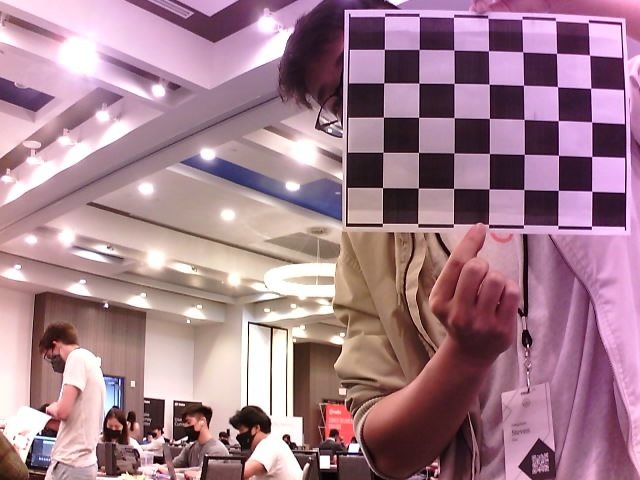
#> input picture calibration/0new.jpg, 640 x 480 px; its folder holds only this picture in this run
$ python newCalibrate.py
#> lines starting #> are read from the running program, lines starting #| are printed output that depends on the picture; after the words box and inside, x2 and y2 are one past the last pixel; in counts of white or black regions, pixels touching at a corner belong together
# Code adapted from https://github.com/niconielsen32/ComputerVision/blob/master/cameraCalibration.py
# Associated youtube video: https://www.youtube.com/watch?v=3h7wgR5fYik

import numpy as np
import cv2 as cv
import glob


################ FIND CHESSBOARD CORNERS - OBJECT POINTS AND IMAGE POINTS #############################

chessboardSize = (7,5)
frameSize = (1280,720)


# termination criteria
criteria = (cv.TERM_CRITERIA_EPS + cv.TERM_CRITERIA_MAX_ITER, 30, 0.001)


# prepare object points, like (0,0,0), (1,0,0), (2,0,0) ....,(6,5,0)
objp = np.zeros((chessboardSize[0] * chessboardSize[1], 3), np.float32)
objp[:,:2] = np.mgrid[0:chessboardSize[0],0:chessboardSize[1]].T.reshape(-1,2)


# Arrays to store object points and image points from all the images.
objpoints = [] # 3d point in real world space
imgpoints = [] # 2d points in image plane.


images = glob.glob('*.jpg')

for image in images:
    img = cv.imread(image)
#> img is the input picture: shape (480, 640, 3); mean B, G, R 141.1, 127.7, 164.4
    gray = cv.cvtColor(img, cv.COLOR_BGR2GRAY)
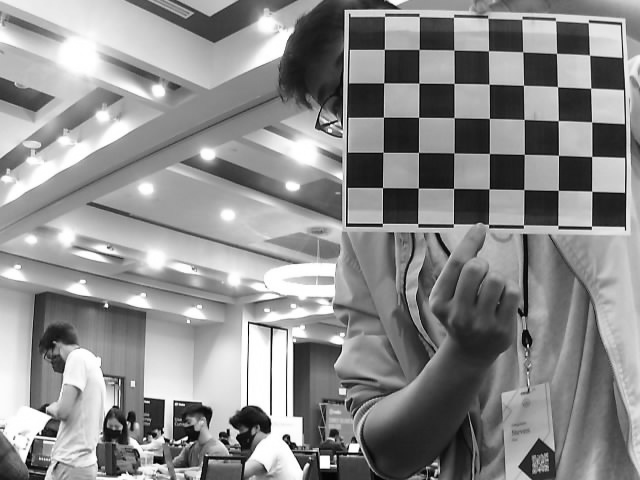
#> gray: shape (480, 640); min 0, max 255, mean 140.2

    # Find the chess board corners
    ret, corners = cv.findChessboardCorners(gray, chessboardSize, None)
#> ret = True; corners = 35 rows, first 8: [384.2, 49.35], [419.1, 49.49], [453.8, 50.14], [488.5, 50.72], [522.7, 51.74], [556.5, 53.36], [589.5, 55.22], [383.6, 82.86]

    # If found, add object points, image points (after refining them)
    if ret == True:
        objpoints.append(objp)
        corners2 = cv.cornerSubPix(gray, corners, (11,11), (-1,-1), criteria)
#> corners2 = 35 rows, first 8: [384.3, 49.37], [419.1, 49.44], [453.9, 49.99], [488.5, 50.75], [522.7, 51.82], [556.5, 53.39], [589.5, 55.06], [383.7, 82.84]
        imgpoints.append(corners)

        # Draw and display the corners
        cv.drawChessboardCorners(img, chessboardSize, corners2, ret)
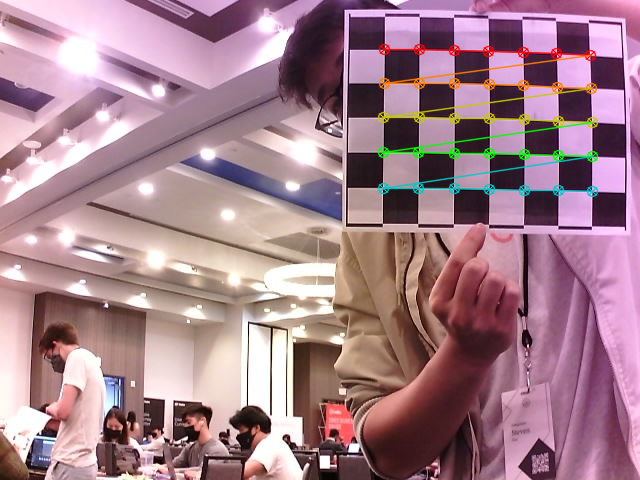
#> img: shape (480, 640, 3); 2.71% of pixels changed, all inside (x1, y1, x2, y2) = (377, 43, 599, 198)
        cv.imshow('img', img)
        cv.waitKey(1000)


cv.destroyAllWindows()


############## CALIBRATION #######################################################

ret, cameraMatrix, dist, rvecs, tvecs = cv.calibrateCamera(objpoints, imgpoints, frameSize, None, None)
#> ret = 0.173; cameraMatrix = [[873.3, 0, 678.6], [0, 968.8, 261.1], [0, 0, 1]]; dist = [[-0.403, 1.48, 0.0498, -0.185, -8.55]]; rvecs = ([0.0558, 0.131, 0.0242],); tvecs = ([-8.49, -6.14, 28.32],)

# Export camera Matrix and distortion parameters

np.savetxt("camera_matrix.txt", cameraMatrix)
np.savetxt("distortion.txt", dist)

$ run again, on calibration/13new.jpg
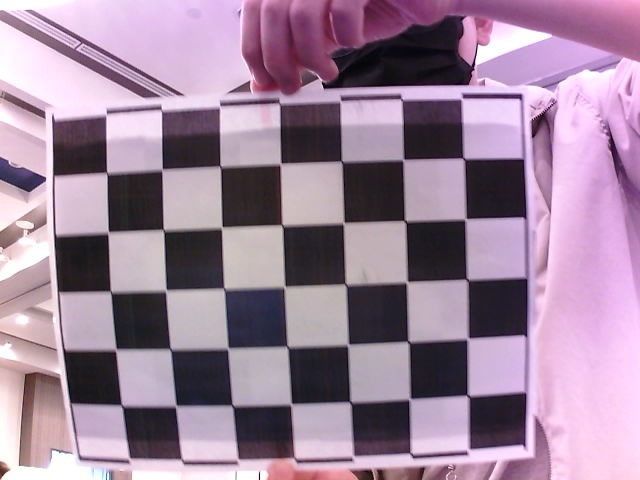
#> input picture calibration/13new.jpg, 640 x 480 px
#> img is the input picture: shape (480, 640, 3); mean B, G, R 155.5, 133.3, 158.5
#> `gray = cv.cvtColor(img, cv.COLOR_BGR2GRAY)`:
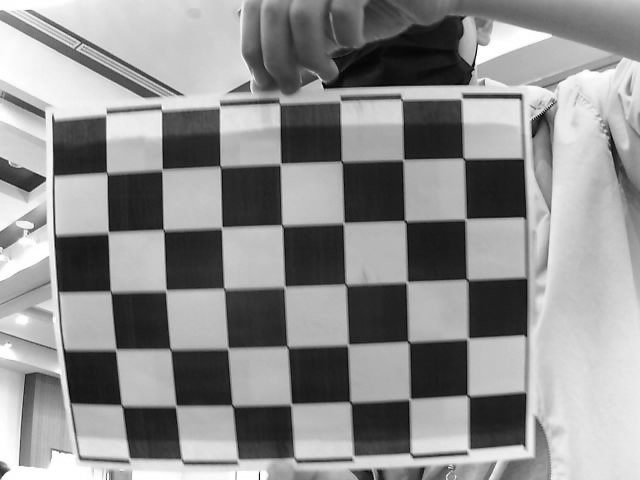
#> gray: shape (480, 640); min 1, max 255, mean 143.4
#> `ret, corners = cv.findChessboardCorners(gray, chessboardSize, None)`: ret = True; corners = 35 rows, first 8: [106.6, 172.1], [162.4, 168.5], [220, 165.8], [280.8, 162.8], [341.3, 160.7], [403.4, 159.2], [462.9, 157.8], [108.5, 231.1]
#> corners2 = 35 rows, first 8: [106.7, 173], [162, 169.6], [220.2, 166.5], [280.5, 163.8], [341.6, 161.4], [403.2, 159.7], [463.6, 158.4], [108.1, 232.4]
#> `cv.drawChessboardCorners(img, chessboardSize, corners2, ret)`:
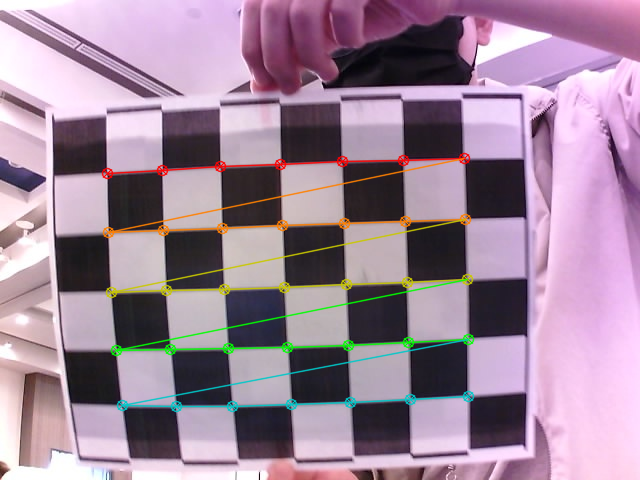
#> img: shape (480, 640, 3); 4.03% of pixels changed, all inside (x1, y1, x2, y2) = (101, 152, 475, 413)
#> `ret, cameraMatrix, dist, rvecs, tvecs = cv.calibrateCamera(objpoints, ..`: ret = 0.29; cameraMatrix = [[1705.7, 0, 588.3], [0, 1791, 264.4], [0, 0, 1]]; dist = [[-2.37, -2.88, -0.0239, -0.25, 25.58]]; rvecs = ([0.135, -0.269, -0.0264],); tvecs = ([-7.87, -1.47, 28.4],)

$ run again, on calibration/14new.jpg
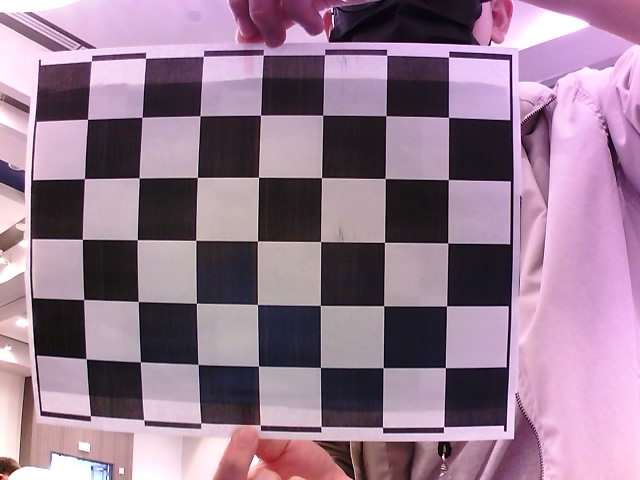
#> input picture calibration/14new.jpg, 640 x 480 px
#> img is the input picture: shape (480, 640, 3); mean B, G, R 144, 123.5, 150.6
#> `gray = cv.cvtColor(img, cv.COLOR_BGR2GRAY)`:
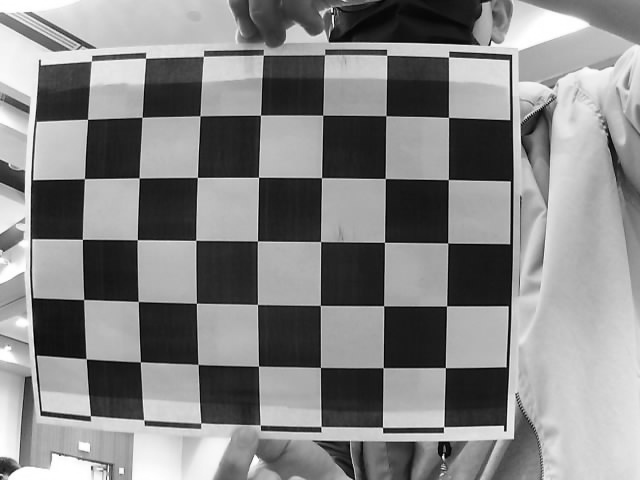
#> gray: shape (480, 640); min 1, max 255, mean 133.9
#> `ret, corners = cv.findChessboardCorners(gray, chessboardSize, None)`: ret = True; corners = 35 rows, first 8: [87.47, 119.2], [142, 117.2], [200, 116], [260.4, 115.1], [322.8, 115.4], [386.1, 115.7], [448.5, 117.3], [84.25, 178.9]
#> corners2 = 35 rows, first 8: [87.52, 119.3], [142, 117.3], [200, 115.7], [260.5, 115.2], [322.7, 115.2], [385.9, 115.7], [448.5, 117.3], [84.42, 178.6]
#> `cv.drawChessboardCorners(img, chessboardSize, corners2, ret)`:
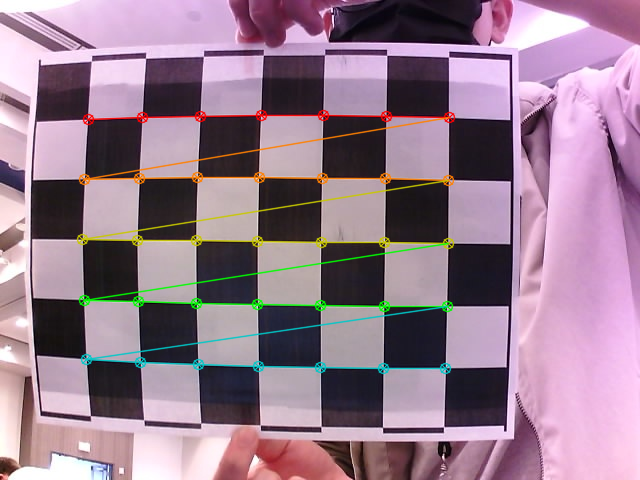
#> img: shape (480, 640, 3); 4.12% of pixels changed, all inside (x1, y1, x2, y2) = (76, 109, 456, 375)
#> `ret, cameraMatrix, dist, rvecs, tvecs = cv.calibrateCamera(objpoints, ..`: ret = 0.509; cameraMatrix = [[2631, 0, 576.3], [0, 2806.3, 249], [0, 0, 1]]; dist = [[-3.53, -64.13, -0.000224, -0.369, 741.8]]; rvecs = ([0.0607, -0.0604, 0.0125],); tvecs = ([-8.1, -2.16, 45.14],)

$ run again, on calibration/15new.jpg
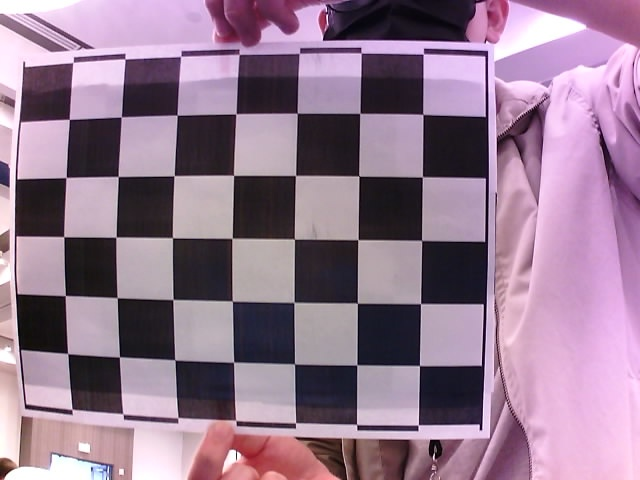
#> input picture calibration/15new.jpg, 640 x 480 px
#> img is the input picture: shape (480, 640, 3); mean B, G, R 144.4, 122.7, 149.3
#> `gray = cv.cvtColor(img, cv.COLOR_BGR2GRAY)`:
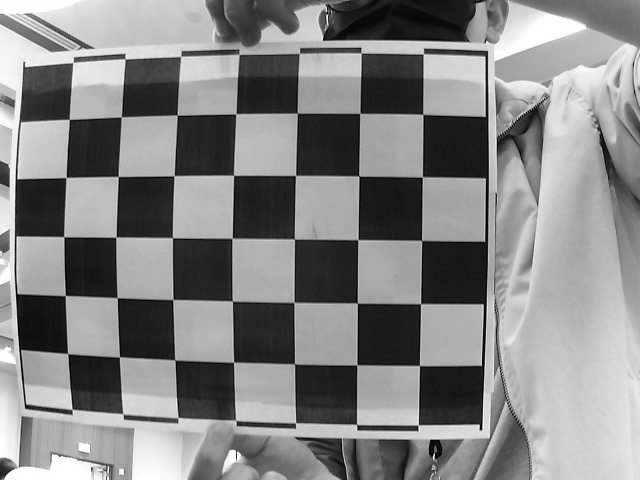
#> gray: shape (480, 640); min 1, max 255, mean 133.1
#> `ret, corners = cv.findChessboardCorners(gray, chessboardSize, None)`: ret = True; corners = 35 rows, first 8: [69.33, 119.4], [121.3, 117], [177.2, 115.2], [235.9, 113.8], [297.3, 113.3], [359.8, 113.3], [422.9, 114.4], [66.18, 177.4]
#> corners2 = 35 rows, first 8: [69.31, 119.3], [121.3, 116.9], [177.2, 115.1], [235.9, 113.8], [297.2, 113.2], [359.8, 113.3], [422.8, 114.3], [66.04, 177.5]
#> `cv.drawChessboardCorners(img, chessboardSize, corners2, ret)`:
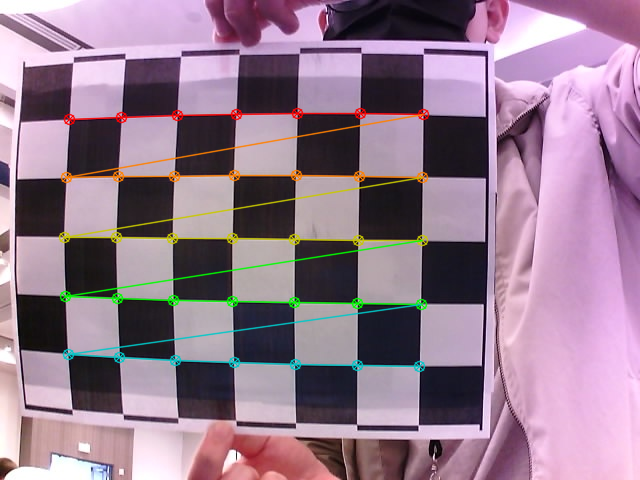
#> img: shape (480, 640, 3); 4.05% of pixels changed, all inside (x1, y1, x2, y2) = (58, 107, 430, 373)
#> `ret, cameraMatrix, dist, rvecs, tvecs = cv.calibrateCamera(objpoints, ..`: ret = 0.814; cameraMatrix = [[3333.5, 0, 577.6], [0, 3132.1, 337.3], [0, 0, 1]]; dist = [[-4.75, -86.5, -0.259, -0.456, 389]]; rvecs = ([-0.112, 0.426, 0.0125],); tvecs = ([-7.64, -3.41, 54.18],)

$ run again, on calibration/10new.jpg
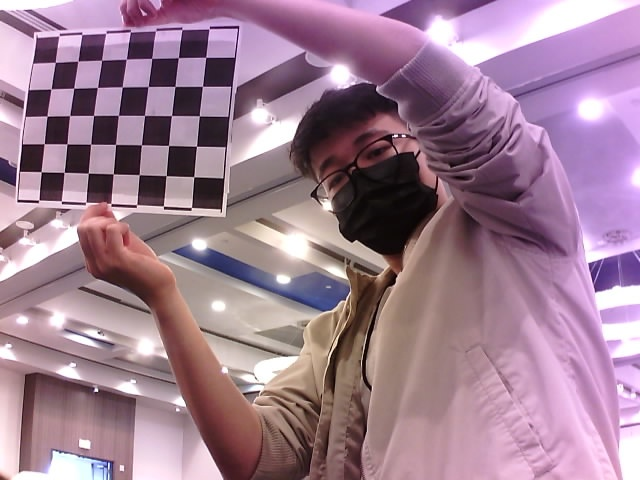
#> input picture calibration/10new.jpg, 640 x 480 px
#> img is the input picture: shape (480, 640, 3); mean B, G, R 145.7, 126.8, 158.6
#> `gray = cv.cvtColor(img, cv.COLOR_BGR2GRAY)`:
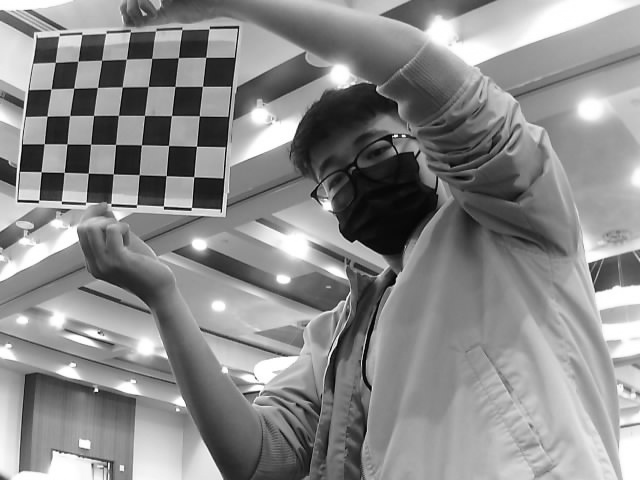
#> gray: shape (480, 640); min 2, max 255, mean 138.5
#> `ret, corners = cv.findChessboardCorners(gray, chessboardSize, None)`: ret = True; corners = 35 rows, first 8: [55.31, 62.38], [77.88, 61.23], [101.5, 60.25], [126.4, 59.23], [151.6, 58.38], [178.4, 57.65], [205.7, 57.32], [51.01, 89.02]
#> corners2 = 35 rows, first 8: [55.29, 62.37], [77.84, 61.05], [101.6, 60.2], [126.3, 59.16], [151.8, 58.41], [178.4, 57.64], [205.7, 57.3], [51.04, 88.9]
#> `cv.drawChessboardCorners(img, chessboardSize, corners2, ret)`:
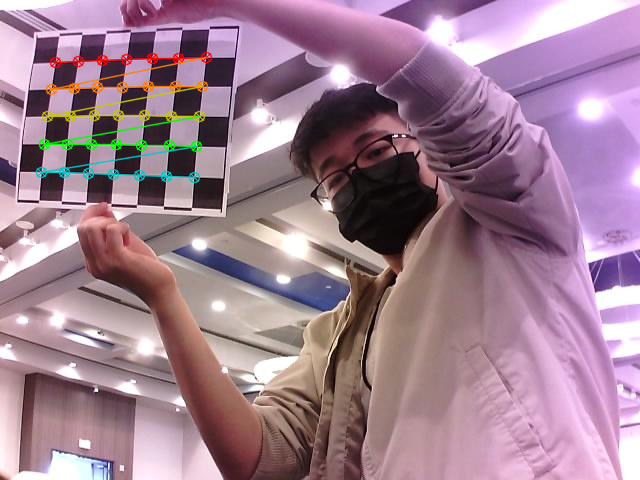
#> img: shape (480, 640, 3); 2.22% of pixels changed, all inside (x1, y1, x2, y2) = (35, 51, 213, 184)
#> `ret, cameraMatrix, dist, rvecs, tvecs = cv.calibrateCamera(objpoints, ..`: ret = 0.22; cameraMatrix = [[1052.4, 0, 671.2], [0, 1107.4, 323.6], [0, 0, 1]]; dist = [[-0.913, 0.403, -0.0342, -0.132, -0.136]]; rvecs = ([-0.0147, -0.085, 0.0513],); tvecs = ([-20.84, -8.75, 33.12],)
